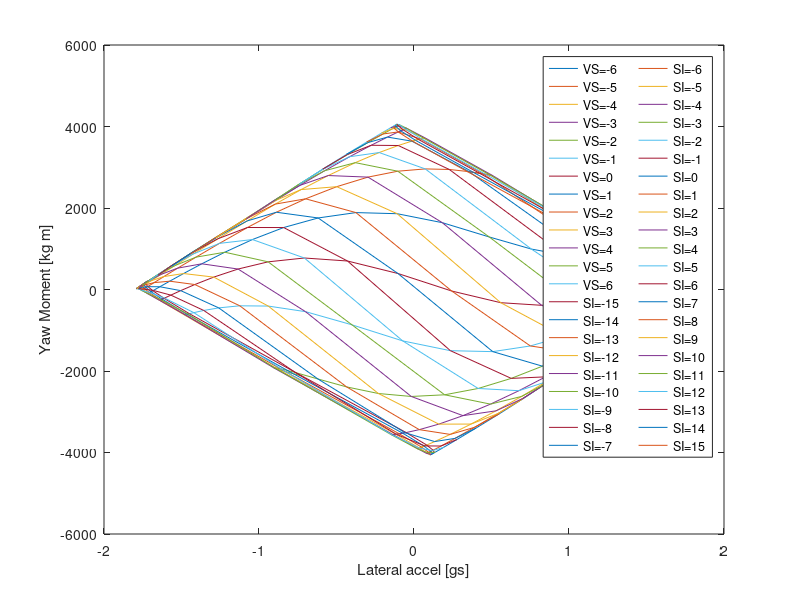

Write MATLAB code to recreate this figure.
clear all
clc

g=9.81; %m/s^2

l = 1.535; %longitud cotxe
a = 0.8; %anterior car.a = 0.78; Distancia ruedas del a cg 
b = l-a; %Distancia ruedas tras a cg
Tf = 1.25; %Trackwidth front
Tr = 1.15; %Trackwidth rear
weight = 200+86; %Pes
Zrf=0.0963; %Roll center front
Zrr=0.12; %Roll center rear
H=0.1837;
Kf= 336.38; %roll stiffnes front maxima ajustabilidad +150 de lo que de el muelle
Kr= 313.41; %roll stiffnes rear maxima ajustabilidad +250 de lo que de el muelle
h= 0.280; %COG height
copx = 0.84; % centre de pressions
lambdaHy=1;
lambdaVy=1;
lambdauy=0.59; %scaling factor
lambdaKygamma=1;
lambdaCy=1;
lambdaEy=1;
lambdaKyalpha=1;
lambdaKygamma=1;
PF=0.75; %Front pressure Bar
PR=0.75; %Rrear pressure Bar
gammaF0=-1.5; %Front Camber deg en negatiu
gammaR0=-1; %Rear Camber deg en negatiu

%Propietats del neumàtic
PCY1 = 1.5000; %shape factor (Afilar cantonades i estirar i atxatar)
PDY1 = 2.4360; %estirar o aixafar gràfica
PDY2 = -0.3628;
PDY3 = 10;
PEY1 = -0.0286; %afilar cantonades
PEY2 = 0.0113;
PEY3 = -0.2863; %en negatiu s'afila la dreta i en postiu l'esquerra
PEY4 = 32.0364;
PEY5 = -4.6821e+03;
PKY1 = -35.2758;
PKY2 = 1.7514; %rotar sobre el centre antihorari
PKY3 = 1.0000; 
PKY4 = 2.0000; 
PKY5 = -1.6874; 
PKY6 = 3.5692;
PKY7 = 1.9296;
PHY1 = 0.0043; %Desplaçar lateralment
PHY2 = 0; %Desplaçar lateralment
PVY1 = -0.0216; %pujar i baixar la grafica sencera
PVY2 = 0; %pujar i baixar la grafica sencera
PVY3 = 0.6492; %pujar i baixar la grafica sencera
PVY4 = 2.1293;
PPY1 = 0.2239; 
PPY2 = 0.9444;
PPY3 = -0.9607;
PPY4 = -2;
PPY5 = 0.0000;
Fz0 = 1080;
P0=0.97;
%Turn slip
z0=1;
z1=1;
z2=1;
z3=1;
z4=1;

%Ecuacio MZ(SA) Regressio 
a0m =       2.107;
a1m =      -3.933;
b1m =       61.61;
a2m =     -0.4837;
b2m =       10.06;
a3m =      0.7475;
b3m =        7.31;
a4m =      0.4277;
b4m =      -0.423;
a5m =       1.124;
b5m =       3.801;
wm =      0.2417;

MZ=@(SA)  a0m + a1m*cos(SA*wm) + b1m*sin(SA*wm) + a2m*cos(2*SA*wm) + b2m*sin(2*SA*wm) + a3m*cos(3*SA*wm) + b3m*sin(3*SA*wm) + a4m*cos(4*SA*wm) + b4m*sin(4*SA*wm) + a5m*cos(5*SA*wm) + b5m*sin(5*SA*wm);


%%%%%%%%%%%%%%%%%%%%%%%%%%%%%%%%%%%%%%%%%

%Imputs
V=50; %velocitat en X en km/h
deltadg=-15:1:15; %Steering angles en graus
SI=deltadg'.*pi/180; %Steering angle en rad
Betadg=-6:1:6; %Slip angle en graus
VS=Betadg'.*pi/180; %Slip angle rad
sliplim=17*pi/180; %Limit slip angle


%Izz=car.weight*(a^2+car.h^2); %Moment inercia
df=2.3*((V/3.6)^2) %Down Force
dfR=(df*copx)/l %dfR=df*copx/(1.53*2); Down Force front
dfF=df-dfR %dfF=df*(1.53-copx)/(1.53*2); Down Force rear
%Vy=(V./3.6)*tan(VS);
Wf=g*weight*b/l
Wr=g*weight*a/l


for i = 1:length(SI);
    for j = 1:length(VS);
        Vy(j)=(V/3.6).*VS(j); 
        w(i,j)=0;
        Ay(i,j)=0;
        for k=1:10     
            
            alphaFL(i,j)=((tan(VS(j))*(V/3.6))+(w(i,j)*a))./((V/3.6)-w(i,j)*Tf/2)-SI(i); %slip angle front left en rad
            if alphaFL(i,j)>sliplim;
                alphaFL(i,j)=sliplim;
            elseif alphaFL(i,j)<-sliplim;
                alphaFL(i,j)=-sliplim;
            end
            
            alphaFR(i,j)=((tan(VS(j))*(V/3.6))+(w(i,j)*a))./((V/3.6)+w(i,j)*Tf/2)-SI(i); %slip angle front right en rad
            if alphaFR(i,j)>sliplim;
                alphaFR(i,j)=sliplim;
            elseif alphaFR(i,j)<-sliplim;
                alphaFR(i,j)=-sliplim;
            end
            
            alphaRL(i,j)=((tan(VS(j))*(V/3.6))-(w(i,j)*b))./((V/3.6)-w(i,j)*Tr/2); %slip angle rear left en rad           
            if alphaRL(i,j)>sliplim;
                alphaRL(i,j)=sliplim;
            elseif alphaRL(i,j)<-sliplim;
                alphaRL(i,j)=-sliplim;
            end
            
            alphaRR(i,j)=((tan(VS(j))*(V/3.6))-(w(i,j)*b))./((V/3.6)+w(i,j)*Tr/2); %slip angle rear right en rad
            if alphaRR(i,j)>sliplim;
                alphaRR(i,j)=sliplim;
            elseif alphaRR(i,j)<-sliplim;
                alphaRR(i,j)=-sliplim;
            end
            
            %Weight transfer
            WF(i,j)=Ay(i,j)*((g*weight/Tf)*((H*Kf/(Kf+Kr))+(b*Zrf/l))); %weight transfer front (La Ay es en g)
            WR(i,j)=Ay(i,j)*((g*weight/Tr)*((H*Kr/(Kf+Kr))+(a*Zrr/l))); %weight transfer rear (La Ay es en g)
            
            WFL(i,j)=WF(i,j);
            WFR(i,j)=-WF(i,j);
            WRL(i,j)=WR(i,j);
            WRR(i,j)=-WR(i,j);
            
            %Camber variation
            rollangle(i,j)=Ay(i,j)*weight*g*H/(Kr+Kf);
            gammaFL(i,j)=abs((gammaF0+0.55333*rollangle(i,j))*pi/180); %rollangle i camber en deg 
            gammaFR(i,j)=abs((gammaF0-0.55333*rollangle(i,j))*pi/180); %rollangle i camber en deg 
            gammaRL(i,j)=abs((gammaR0+0.55333*rollangle(i,j))*pi/180); %rollangle i camber en deg 
            gammaRR(i,j)=abs((gammaR0-0.55333*rollangle(i,j))*pi/180); %rollangle i camber en deg 
            
            
            %Front Left wheel
            FzFL(i,j) = (Wf/2)+(WFL(i,j))+dfF/2;
            dfzFL(i,j)=(FzFL(i,j)-Fz0)./Fz0;
            dpiFL=(PF-P0)/P0;
            Shy0FL(i,j)=(PHY1+PHY2*dfzFL(i,j))*lambdaHy;
            Svy0FL(i,j)=FzFL(i,j)*(PVY1+PVY2*dfzFL(i,j))*lambdaVy*lambdauy*z2;
            SvygammaFL(i,j)=FzFL(i,j)*(PVY3+PVY4*dfzFL(i,j))*gammaFL(i,j)*lambdaKygamma*lambdauy*z2;
            SvyFL(i,j)=Svy0FL(i,j)+SvygammaFL(i,j);
            Kygamma0FL(i,j)=(PKY6+PKY7*dfzFL(i,j))*FzFL(i,j)*lambdaKygamma*(1+PPY5*dpiFL);
            Kyalpha0FL(i,j)=PKY1*Fz0*(1+PPY1*dpiFL)*sin(PKY4*atan(FzFL(i,j)/((PKY2*Fz0*(1+PPY2*dpiFL)))))*lambdaKyalpha;
            KyalphaFL(i,j)=PKY1*Fz0*(1+PPY1*dpiFL)*sin(PKY4*atan(FzFL(i,j)/((PKY2+PKY5*gammaFL(i,j)^2)*Fz0*(1+PPY2*dpiFL))))*(1-PKY3*abs(gammaFL(i,j)))*lambdaKyalpha*z3;
            ShygammaFL(i,j)=((Kygamma0FL(i,j)*gammaFL(i,j)-SvygammaFL(i,j))/KyalphaFL(i,j))*z0+z4-1;
            ShyFL(i,j)=Shy0FL(i,j)+ShygammaFL(i,j);
            alphayFL(i,j)=-(alphaFL(i,j)+ShyFL(i,j));
            CyFL(i,j)=PCY1*lambdaCy;
            uyFL(i,j)=(PDY1+PDY2*dfzFL(i,j))*(1+PPY3*dpiFL+PPY4*dpiFL^2)*(1-PDY3*gammaFL(i,j)^2)*lambdauy;
            DyFL(i,j)=uyFL(i,j)*FzFL(i,j)*z2;
            EyFL(i,j)=(PEY1+PEY2*dfzFL(i,j))*(1+PEY5*gammaFL(i,j)^2-(PEY3+PEY4*gammaFL(i,j))*sign(alphayFL(i,j)))*lambdaEy;
            ByFL(i,j)=KyalphaFL(i,j)/(CyFL(i,j)*DyFL(i,j));
            FypFL(i,j)=DyFL(i,j)*sin(CyFL(i,j)*atan(ByFL(i,j)*alphayFL(i,j)-EyFL(i,j).*(ByFL(i,j)*alphayFL(i,j)-atan(ByFL(i,j)*alphayFL(i,j)))))+SvyFL(i,j);
            %MF61Y:
            Gxalpha=1; %combined slip weiht function
            Svyk=0; %combined slip braking included
            FyFL(i,j)=-Gxalpha*FypFL(i,j)+Svyk;
            
            
            %Front Right wheel
            FzFR(i,j) = (Wf/2)+(WFR(i,j))+dfF/2;
            dfzFR(i,j)=(FzFR(i,j)-Fz0)./Fz0;
            dpiFR=(PF-P0)/P0;
            Shy0FR(i,j)=(PHY1+PHY2*dfzFR(i,j))*lambdaHy;
            Svy0FR(i,j)=FzFR(i,j)*(PVY1+PVY2*dfzFR(i,j))*lambdaVy*lambdauy*z2;
            SvygammaFR(i,j)=FzFR(i,j)*(PVY3+PVY4*dfzFR(i,j))*gammaFR(i,j)*lambdaKygamma*lambdauy*z2;
            SvyFR(i,j)=Svy0FR(i,j)+SvygammaFR(i,j);
            Kygamma0FR(i,j)=(PKY6+PKY7*dfzFR(i,j))*FzFR(i,j)*lambdaKygamma*(1+PPY5*dpiFR);
            Kyalpha0FR(i,j)=PKY1*Fz0*(1+PPY1*dpiFR)*sin(PKY4*atan(FzFR(i,j)/((PKY2*Fz0*(1+PPY2*dpiFR)))))*lambdaKyalpha;
            KyalphaFR(i,j)=PKY1*Fz0*(1+PPY1*dpiFR)*sin(PKY4*atan(FzFR(i,j)/((PKY2+PKY5*gammaFR(i,j)^2)*Fz0*(1+PPY2*dpiFR))))*(1-PKY3*abs(gammaFR(i,j)))*lambdaKyalpha*z3;
            ShygammaFR(i,j)=((Kygamma0FR(i,j)*gammaFR(i,j)-SvygammaFR(i,j))/KyalphaFR(i,j))*z0+z4-1;
            ShyFR(i,j)=Shy0FR(i,j)+ShygammaFR(i,j);
            alphayFR(i,j)=alphaFR(i,j)+ShyFR(i,j);
            CyFR(i,j)=PCY1*lambdaCy;
            uyFR(i,j)=(PDY1+PDY2*dfzFR(i,j))*(1+PPY3*dpiFR+PPY4*dpiFR^2)*(1-PDY3*gammaFR(i,j)^2)*lambdauy;
            DyFR(i,j)=uyFR(i,j)*FzFR(i,j)*z2;
            EyFR(i,j)=(PEY1+PEY2*dfzFR(i,j))*(1+PEY5*gammaFR(i,j)^2-(PEY3+PEY4*gammaFR(i,j))*sign(alphayFR(i,j)))*lambdaEy;
            ByFR(i,j)=KyalphaFR(i,j)/(CyFR(i,j)*DyFR(i,j));
            FypFR(i,j)=DyFR(i,j)*sin(CyFR(i,j)*atan(ByFR(i,j)*alphayFR(i,j)-EyFR(i,j).*(ByFR(i,j)*alphayFR(i,j)-atan(ByFR(i,j)*alphayFR(i,j)))))+SvyFR(i,j);
            %MF61Y:
            Gxalpha=1;%conbined slip weiht function
            Svyk=0;%conbined slip braking included
            FyFR(i,j)=Gxalpha*FypFR(i,j)+Svyk;
            
            
            %Rear Left wheel
            FzRL(i,j) = (Wr/2)+WRL(i,j)+dfR/2;
            dfzRL(i,j)=(FzRL(i,j)-Fz0)./Fz0;
            dpiRL=(PR-P0)/P0;
            Shy0RL(i,j)=(PHY1+PHY2*dfzRL(i,j))*lambdaHy;
            Svy0RL(i,j)=FzRL(i,j)*(PVY1+PVY2*dfzRL(i,j))*lambdaVy*lambdauy*z2;
            SvygammaRL(i,j)=FzRL(i,j)*(PVY3+PVY4*dfzRL(i,j))*gammaRL(i,j)*lambdaKygamma*lambdauy*z2;
            SvyRL(i,j)=Svy0RL(i,j)+SvygammaRL(i,j);
            Kygamma0RL(i,j)=(PKY6+PKY7*dfzRL(i,j))*FzRL(i,j)*lambdaKygamma*(1+PPY5*dpiRL);
            Kyalpha0RL(i,j)=PKY1*Fz0*(1+PPY1*dpiRL)*sin(PKY4*atan(FzRL(i,j)/((PKY2*Fz0*(1+PPY2*dpiRL)))))*lambdaKyalpha;
            KyalphaRL(i,j)=PKY1*Fz0*(1+PPY1*dpiRL)*sin(PKY4*atan(FzRL(i,j)/((PKY2+PKY5*gammaRL(i,j)^2)*Fz0*(1+PPY2*dpiRL))))*(1-PKY3*abs(gammaRL(i,j)))*lambdaKyalpha*z3;
            ShygammaRL(i,j)=((Kygamma0RL(i,j)*gammaRL(i,j)-SvygammaRL(i,j))/KyalphaRL(i,j))*z0+z4-1;
            ShyRL(i,j)=Shy0RL(i,j)+ShygammaRL(i,j);
            alphayRL(i,j)=-(alphaRL(i,j)+ShyRL(i,j));
            CyRL(i,j)=PCY1*lambdaCy;
            uyRL(i,j)=(PDY1+PDY2*dfzRL(i,j))*(1+PPY3*dpiRL+PPY4*dpiRL^2)*(1-PDY3*gammaRL(i,j)^2)*lambdauy;
            DyRL(i,j)=uyRL(i,j)*FzRL(i,j)*z2;
            EyRL(i,j)=(PEY1+PEY2*dfzRL(i,j))*(1+PEY5*gammaRL(i,j)^2-(PEY3+PEY4*gammaRL(i,j))*sign(alphayRL(i,j)))*lambdaEy;
            ByRL(i,j)=KyalphaRL(i,j)/(CyRL(i,j)*DyRL(i,j));
            FypRL(i,j)=DyRL(i,j)*sin(CyRL(i,j)*atan(ByRL(i,j)*alphayRL(i,j)-EyRL(i,j).*(ByRL(i,j)*alphayRL(i,j)-atan(ByRL(i,j)*alphayRL(i,j)))))+SvyRL(i,j);
            %MF61Y:
            Gxalpha=1;%conbined slip weiht function
            Svyk=0;%conbined slip braking included
            FyRL(i,j)=-Gxalpha*FypRL(i,j)+Svyk;
            
            
            %Rear Right wheel
            FzRR(i,j) =(Wr/2)+(WRR(i,j))+dfR/2;
            dfzRR(i,j)=(FzRR(i,j)-Fz0)./Fz0;
            dpiRR=(PR-P0)/P0;
            Shy0RR(i,j)=(PHY1+PHY2*dfzRR(i,j))*lambdaHy;
            Svy0RR(i,j)=FzRR(i,j)*(PVY1+PVY2*dfzRR(i,j))*lambdaVy*lambdauy*z2;
            SvygammaRR(i,j)=FzRR(i,j)*(PVY3+PVY4*dfzRR(i,j))*gammaRR(i,j)*lambdaKygamma*lambdauy*z2;
            SvyRR(i,j)=Svy0RR(i,j)+SvygammaRR(i,j);
            Kygamma0RR(i,j)=(PKY6+PKY7*dfzRR(i,j))*FzRR(i,j)*lambdaKygamma*(1+PPY5*dpiRR);
            Kyalpha0RR(i,j)=PKY1*Fz0*(1+PPY1*dpiRR)*sin(PKY4*atan(FzRR(i,j)/((PKY2*Fz0*(1+PPY2*dpiRR)))))*lambdaKyalpha;
            KyalphaRR(i,j)=PKY1*Fz0*(1+PPY1*dpiRR)*sin(PKY4*atan(FzRR(i,j)/((PKY2+PKY5*gammaRR(i,j)^2)*Fz0*(1+PPY2*dpiRR))))*(1-PKY3*abs(gammaRR(i,j)))*lambdaKyalpha*z3;
            ShygammaRR(i,j)=((Kygamma0RR(i,j)*gammaRR(i,j)-SvygammaRR(i,j))/KyalphaRR(i,j))*z0+z4-1;
            ShyRR(i,j)=Shy0RR(i,j)+ShygammaRR(i,j);
            alphayRR(i,j)=alphaRR(i,j)+ShyRR(i,j);
            CyRR(i,j)=PCY1*lambdaCy;
            uyRR(i,j)=(PDY1+PDY2*dfzRR(i,j))*(1+PPY3*dpiRR+PPY4*dpiRR^2)*(1-PDY3*gammaRR(i,j)^2)*lambdauy;
            DyRR(i,j)=uyRR(i,j)*FzRR(i,j)*z2;
            EyRR(i,j)=(PEY1+PEY2*dfzRR(i,j))*(PEY5*gammaRR(i,j)^2-(PEY3+PEY4*gammaRR(i,j))*sign(alphayRR(i,j)))*lambdaEy;
            ByRR(i,j)=KyalphaRR(i,j)/(CyRR(i,j)*DyRR(i,j));
            FypRR(i,j)=DyRR(i,j)*sin(CyRR(i,j)*atan(ByRR(i,j)*alphayRR(i,j)-EyRR(i,j).*(ByRR(i,j)*alphayRR(i,j)-atan(ByRR(i,j)*alphayRR(i,j)))))+SvyRR(i,j);
            %MF61Y:
            Gxalpha=1;%conbined slip weiht function
            Svyk=0;%conbined slip braking included
            FyRR(i,j)=Gxalpha*FypRR(i,j)+Svyk;
            
            
            Izz(i,j)=(a/l)*(FzFL(i,j)+FzFR(i,j))*a^2+(b/l)*(FzRR(i,j)+FzRL(i,j))*b^2;
            Ay(i,j)=(FyFL(i,j)*(cos(SI(i)))+FyFR(i,j)*(cos(SI(i)))+(FyRR(i,j)+FyRL(i,j)))/(weight*g); %Acceleracio lateral o centripeta en g
            %Ay(i,j)=(FyFL(i,j)*(cos(SI(i)-alphaFL(i,j)))+FyFR(i,j)*(cos(SI(i)-alphaFR(i,j)))+(FyRR(i,j)+FyRL(i,j)))/(weight*g); %Acceleracio lateral o centripeta
            YawMoment(i,j)=(FyFL(i,j).*cos(SI(i))+FyFR(i,j).*cos(SI(i)))*a-(FyRR(i,j)+FyRL(i,j))*b+MZ(alphaFL(i,j))+MZ(alphaFR(i,j))+MZ(alphaRL(i,j))+MZ(alphaRR(i,j));
            %YawMoment(i,j)=(FyFL(i,j).*cos(SI(i)-alphaFL(i,j))+FyFR(i,j).*cos(SI(i)-alphaFL(i,j)))*a-(FyRR(i,j)+FyRL(i,j))*b-MZ(alphaFL(i,j))-MZ(alphaFR(i,j))-MZ(alphaRL(i,j))-MZ(alphaRR(i,j));
            YawAccel(i,j)=YawMoment(i,j)./Izz(i,j)*180/pi;
            w(i,j)=Ay(i,j)*g/(V/3.6);
            %R=Ay(i,j)./(w^2);
        end
    end
end
[M,N]=size(YawMoment);


%Plotting Yaw Moment versus Lateral Acceleration
figure
for i=1:N
    plot(Ay(:,i),YawMoment(:,i))
    hold on
end

for i=1:M
    plot(Ay(i,:),YawMoment(i,:))
    hold on
end
% legendCell_VS = cellstr(num2str(VS', 'VS=%-d'));
% legendCell_SI = cellstr(num2str(SI', 'SI=%-d'));
% legend([legendCell_VS;legendCell_SI], 'NumColumns',2)
xlabel('Lateral accel [gs]')
ylabel('Yaw Moment [kg m]')
legendCell_VS = cellstr(num2str(VS*180/pi, 'VS=%-d'));
legendCell_SI = cellstr(num2str(SI*180/pi, 'SI=%-d'));
legend([legendCell_VS;legendCell_SI], 'NumColumns',2)

%{
figure
for i=1:N
    plot(Ay(:,i)/g,YawAccel(:,i))
    hold on
end
for i=1:M
    plot(Ay(i,:)/g,YawAccel(i,:))
    hold on
end
legendCell_VS = cellstr(num2str(VS', 'VS=%-d'));
legendCell_SI = cellstr(num2str(SI', 'SI=%-d'));
legend([legendCell_VS;legendCell_SI], 'NumColumns',2)
xlabel('Lateral accel [gs]')
ylabel('Yaw Accel [deg/s^2]')
%}


